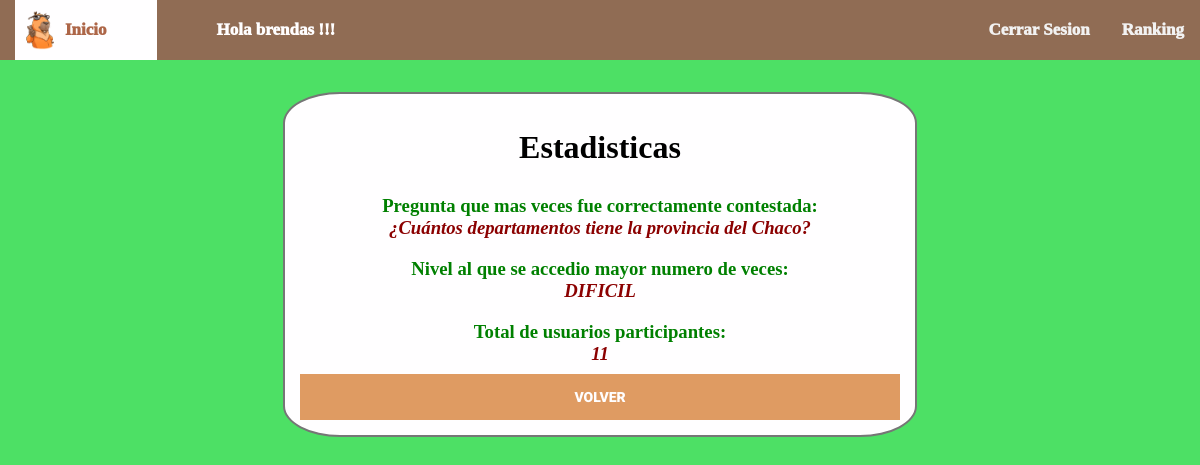
The app's page /estadisticas/ (signed in) with its own data.
### Quiz1/models.py (models this page shows, shortened)
class Pregunta(models.Model):
	CATEGORIAS = [
		('HISTORIA', 'Historia'),
		('GEOGRAFIA','Geografía'),
        ('EDUCACION', 'Educación'),
        ('ECONOMIA', 'Economía'),
		('CULTURA','Cultura'),
		('DEPORTE','Deporte')
	]
	NIVELES = [
		('FACIL', 'Facil'),
		('MEDIO', 'Medio'),
		('DIFICIL', 'Dificil')
	]
	NUMER_DE_RESPUESTAS_PERMITIDAS = 1
	texto = models.TextField(verbose_name='Texto de la pregunta')
	categoria = models.CharField(max_length=50,choices= CATEGORIAS,default='')
	max_puntaje = models.DecimalField(verbose_name='Maximo Puntaje', default=3, decimal_places=2, max_digits=6)
	nivel = models.CharField(max_length=50,choices=NIVELES,default='')
	def my_ask(self):
		return PreguntasRespondidas.objects.filter(pregunta=self).values('correcta', 'respuesta_id', 'pregunta_id')

### Quiz1/views.py (the view)
# urls.py: path('estadisticas/', estadisticas, name='estadisticas'),
def estadisticas(request):
    import operator
    if request.user.is_superuser:
        question = Pregunta.objects.all()
        ask_for_question = [q.my_ask() for q in question]
        acums = {
            'question_1': 0,
            'question_2': 0,
            'question_3': 0,
            'question_4': 0,
            'question_5': 0,
            'question_6': 0,
            'question_7': 0,
			'question_8': 0,
			'question_9': 0,
			'question_10': 0,
        }
        for ask in ask_for_question:
            for a in ask:
                if a['pregunta_id'] == 2 and a['correcta']:
                    acums['question_1'] = acums['question_1'] + 1
                elif a['pregunta_id'] == 3 and a['correcta']:
                    acums['question_2'] = acums['question_2'] + 1
                elif a['pregunta_id'] == 4 and a['correcta']:
                    acums['question_3'] = acums['question_3'] + 1
                elif a['pregunta_id'] == 5 and a['correcta']:
                    acums['question_4'] = acums['question_4'] + 1
                elif a['pregunta_id'] == 6 and a['correcta']:
                    acums['question_5'] = acums['question_5'] + 1
                elif a['pregunta_id'] == 7 and a['correcta']:
                    acums['question_6'] = acums['question_6'] + 1
                elif a['pregunta_id'] == 8 and a['correcta']:
                    acums['question_7'] = acums['question_7'] + 1
                elif a['pregunta_id'] == 9 and a['correcta']:
                    acums['question_8'] = acums['question_8'] + 1
                elif a['pregunta_id'] == 10 and a['correcta']:
                    acums['question_9'] = acums['question_9'] + 1
        major_question = max(acums.items(), key=operator.itemgetter(1))[0][9:]
        get_text_question = question.get(id=int(major_question)).texto
        get_level_question = question.get(id=int(major_question)).nivel
        users = User.objects.all().count()
        return render(request, 'estadisticas.html',
                      {'question': get_text_question, 'max_level': get_level_question, 'total_usr': users,
                       'user': request.user})
    else:
        return render(request, 'estadisticas.html', {'user': request.user})

### template/estadisticas.html (shortened to what this page needs)
<!DOCTYPE html>
{% load static %}
<html lang="es">
<head>
  <link rel="stylesheet" href="https://use.fontawesome.com/releases/v5.8.1/css/all.css">
  <link rel="stylesheet" href="{% static 'css/styleEstadistica.css' %}">
</head>
<body>
  <header>
    <nav class="menu">
      <a href="/logout_vista/" class="active"> <img src="{% static 'css/Carpi2.png' %}" class="caprincho"/>Inicio</a>
      <a href="#" class="user">Hola {{user}} !!!</a>
      <a href="/tablero/" class="direcciones">Ranking</a>
      <a href="/logout_vista/" class="direcciones">Cerrar Sesion</a>
    </nav>
  </header>
  {% block content %}
  {% if user.is_superuser %}
  <div class="estadistica">
    <h1 >Estadisticas</h1>
    <h3>Pregunta que mas veces fue correctamente contestada: <br><i>{{ question }}</i></h3>
    <h3>Nivel al que se accedio mayor numero de veces: <br><i>{{ max_level }}</i></h3>
    <h3>Total de usuarios participantes:<br> <i>{{ total_usr }}</i></h3>
    <div class="botones_finales">
      <a href="/niveles/">
          <button id="start" class="btn-success">
              Volver
          </button>
      </a>
    </div>
  </div>
  {% else %}
  <div class="row" style="background-color: darkred;" align="center">
          <h1 style="color: white;font-size: xxx-large" class="peligro"> <i class="fas fa-exclamation-triangle"></i> WARNING!</h1>
          <h2 style="color: white"> Acceso Denegado</h2>
  </div>
  {% endif %}
  {% endblock %}
</body>
</html>

### static/css/styleEstadistica.css (style rules this page uses)
* { margin:0; margin-top:0; }
.menu { background-color: #906c54; overflow: hidden; padding: 0px; position: sticky; }
.menu a { float: right; display: block; color: #f2f2f2; text-align: center; padding: 20px 16px; text-decoration: none; font-size: 17px; box-sizing: border-box; font-weight:1000; }
.menu a.active { float: left; background-color: #fffeff; color: #ad6648; padding: 20px 50px; position: relative; left: 15px; font-weight:1000 }
.menu a.user { float: left; color: #fffeff; padding: 20px 50px; position: relative; left: 15px; font-weight:1000; margin:0 10px }
.caprincho { width: 70px; float: inherit; position: absolute; top: 10px; left: -10px ; }
body { background-image: url("https://www.wowpatterns.com/assets/files/resource_images/cotton-flowers-pattern.jpg"); background-color: rgb(77, 224, 101); text-align: center; padding-top: 0pc; }
.estadistica { display:grid; max-width: 50%; height: 50%; margin:auto; border-radius: 9%; border: #767676 solid 2px; background-color: #fffeff; object-fit:contain; margin-top: 2em; }
.estadistica { display:grid; max-width: 50%; height: 50%; margin:auto; border-radius: 9%; border: #767676 solid 2px; background-color: #fffeff; object-fit:contain; margin-top: 2em; padding:15px; }
.estadistica h1 { padding: 20px }
.estadistica h3 { padding:0.5em; color: green }
h3 i { color:darkred }
.botones_finales a { text-decoration:none; }
button { font-family: "Roboto", sans-serif; text-transform: uppercase; outline: 0; background: #df9b62; color:#fffeff; width: -webkit-fill-available; border: 0; padding: 15px; font-size: 14px; -webkit-transition: all 0.3 ease; transition: all 0.3 ease; cursor: pointer; display:block; margin:auto; font-weight:1000 }

### records on screen
Pregunta: texto "¿Cuántos departamentos tiene la provincia del Chaco?", nivel "DIFICIL"

### other values on screen
{{ user }} "brendas"
{{ total_usr }} "11"
